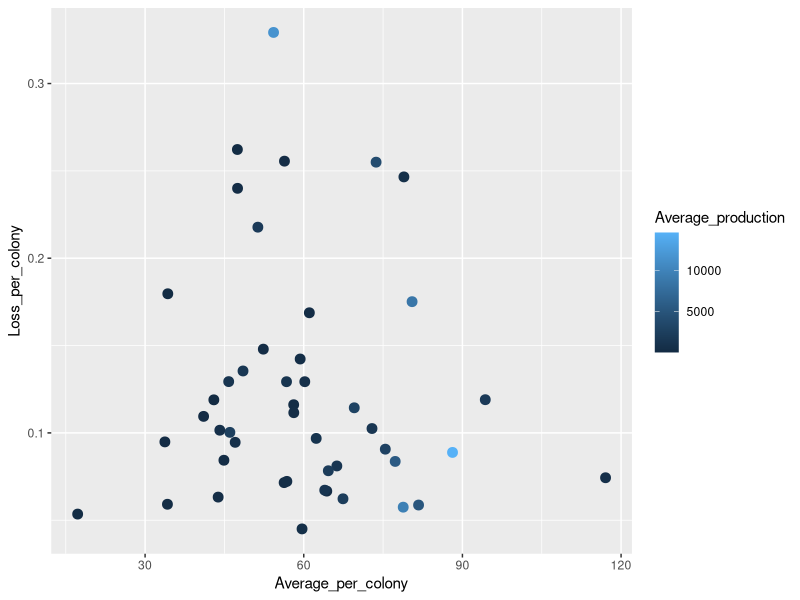
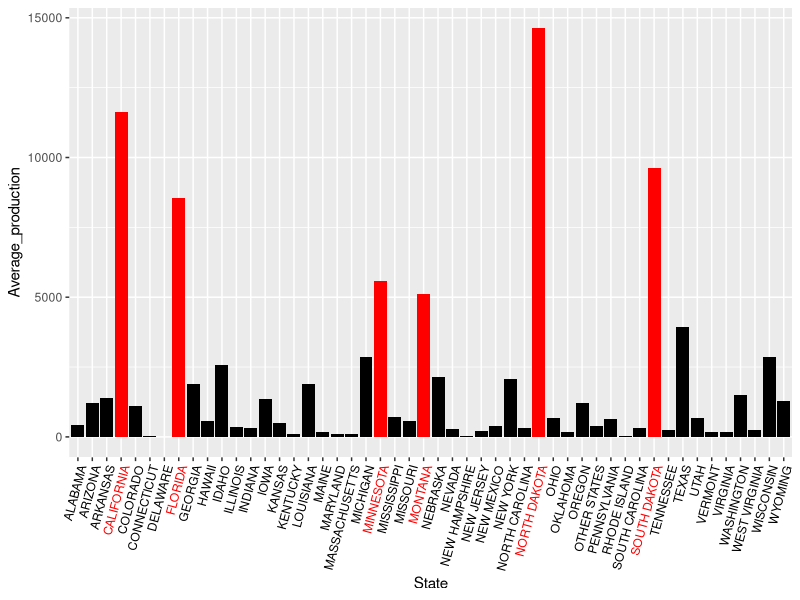
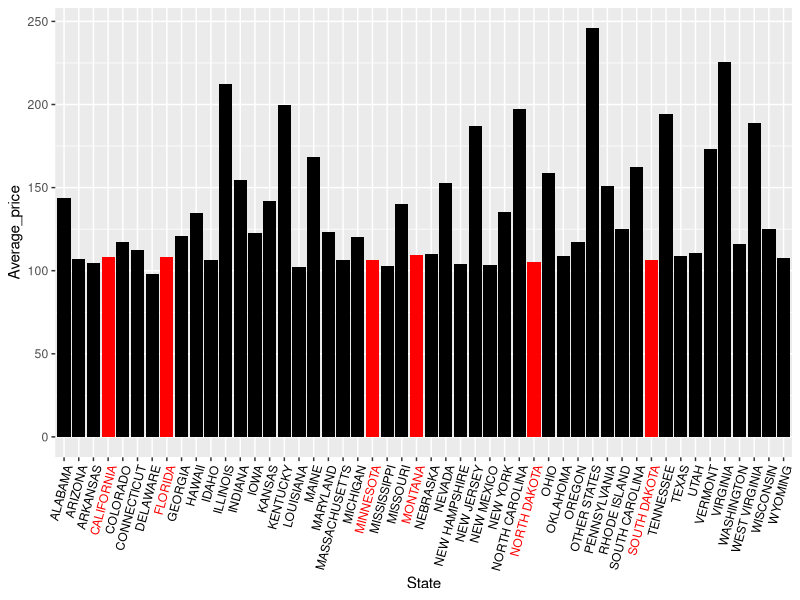
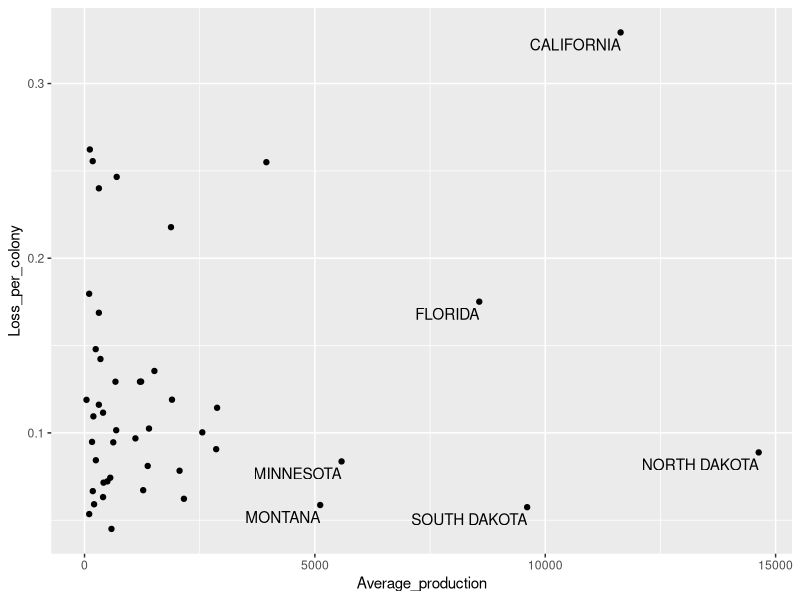
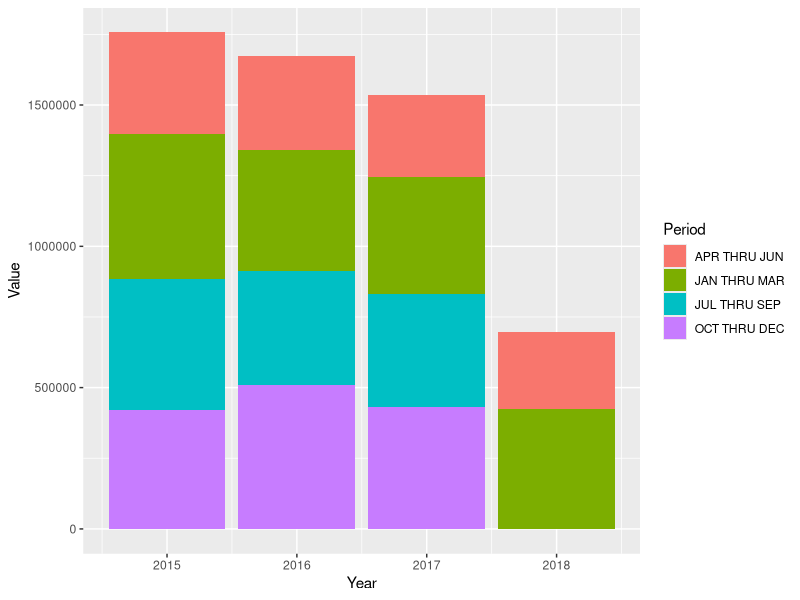

Write the R code that produced these figures, in order.
## ---- chunk 1
knitr::opts_chunk$set(echo = TRUE)
library(tidyverse)
## ---- chunk 2
Honey <- read_csv("Honey.csv")
Deadout <- read_csv("Deadout.csv")
Price_per_lb <- read_csv("Price per lb.csv")
Production_per_Colony <- read_csv("Production per Colony.csv")

## ---- chunk 3
#sort each data set to variables we want. 
Honey <- dplyr::select(Honey,Year,State,Value)
Deadout <- dplyr::select(Deadout,Year,Period,State,Value) 
Price_per_lb <- dplyr::select(Price_per_lb,Year,State,Value)
Production_per_Colony <- dplyr::select(Production_per_Colony,Year,State,Value)



#Filter out totals, group each variable by state, average values from each year
Production <- filter(Honey, State != "US TOTAL") %>% group_by(State) %>% summarise(Average_production = mean(Value)/2000)
Loss <- filter(Deadout, State != "US TOTAL") %>% group_by(State) %>% summarise(Average_loss = mean(Value))
Price <- filter(Price_per_lb, State != "US TOTAL") %>% group_by(State) %>% summarise(Average_price = mean(Value))
Colony_production <- filter(Production_per_Colony, State != "US TOTAL") %>% group_by(State) %>% summarise(Average_per_colony = mean(Value))

#Combine into one set. Add new variables to show number of colonies and loss/colony
Honey_by_State <- full_join(Production, Loss, by = "State")
Honey_by_State <- full_join(Honey_by_State, Price, by = "State")
Honey_by_State <- full_join(Honey_by_State, Colony_production, by = "State") %>% 
  mutate(Colonies = Average_production*2000/Average_per_colony) %>% 
  mutate(Loss_per_colony = Average_loss/Colonies) 


#Scatterplot to show relationship between productivity and loss by state.
#Colored to show overall high-producing states.
ggplot(data = Honey_by_State, mapping = aes(Average_per_colony,Loss_per_colony))+
  geom_point(aes(color = Average_production),size = 3)


#Total Production by state, largest six states indicated in red. 
ggplot(data = Honey_by_State, mapping = aes(State, Average_production, fill=ifelse(Average_production > 5000,"A", "B")))+
  geom_col()+
  scale_fill_manual(guide=FALSE, values=c("red", "black"))+
  theme(axis.text.x = element_text(color = ifelse(Honey_by_State$Average_production > 5000, "red", "black"), angle = 75, hjust = 1))


#Display of prices per lb. by state. Top six producing states still in red to show their low prices. 
ggplot(data = Honey_by_State, mapping = aes(State ,Average_price, fill = ifelse(Average_production > 5000, "A", "B")))+
  geom_col()+
  scale_fill_manual(guide=FALSE, values=c("red", "black"))+
  theme(axis.text.x = element_text(color = ifelse(Honey_by_State$Average_production > 5000, "red", "black"), angle = 75, hjust = 1))

#Display of production vs. loss per colony with out top states labeled. 
ggplot(data = Honey_by_State, mapping = aes(Average_production,Loss_per_colony, label = State))+
  geom_point() + geom_text(aes(label = ifelse(Average_production > 5000,as.character(State),'')),vjust = 1.5,hjust = 1)

#Display of colonies lost by year and peiod. 
loss_by_year <- Deadout %>% filter(State == "US TOTAL") %>% group_by(Year)
ggplot(data = loss_by_year)+
  geom_col(mapping = aes(x = Year, y = Value, fill = Period))
